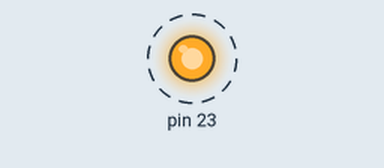
Bench run of a sketch on a simulated Arduino Mega 2560, built with avr-gcc and run on an emulated ATmega2560. Shown: output pins drawn as LEDs (lit = HIGH). Dashed ring = blinking.

Above: at 0.5 s.
Timing chart, 0 to 4.6 s (numbered marks = the images above):
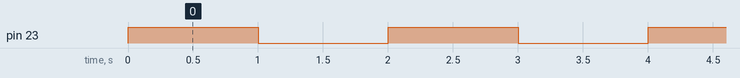

Measured:
- by itself, pin 23: alternates HIGH for 1.0 s and LOW for 1.0 s

The sketch:

Pro1_digital_out.ino
```cpp
void setup() {
  pinMode(23, OUTPUT);
}

void loop() {
  int delay_time = 1000;
  digitalWrite(23, HIGH);
  delay(delay_time);
  digitalWrite(23, LOW);
  delay(delay_time);
}
```
